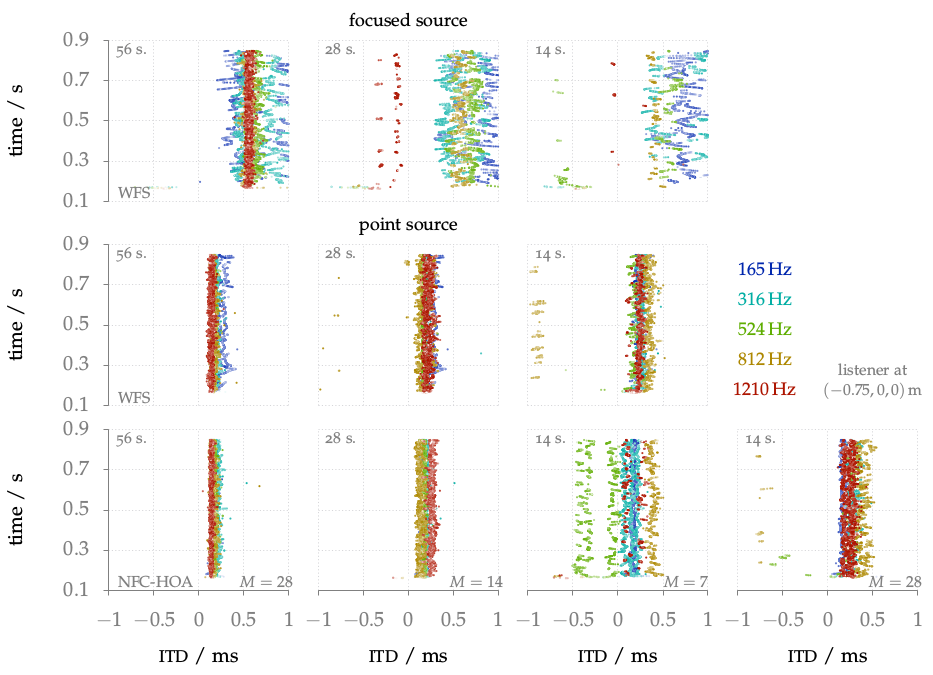

Write the gnuplot code that produced this figure.
#!/usr/bin/gnuplot
#
# FIGURE 6.4: ITD values over time for different frequencies as indicated by the
# color. The ITD was calculated by the binaural model for a single noise burst
# synthesized as a focused source or point source with WFS (2.76), (2.64) and
# NFC-HOA (2.50). The magnitude of the signal in the frequency channel is
# indicated by the opacity of the ITD points, with lighter points correspond to
# lower magnitudes.
#
# AUTHOR:   Hagen Wierstorf
# SOFTWARE: gnuplot 5.0 patchlevel 3

reset
set loadpath '../../gnuplot' 'data' 'src'

load 'latex.cfg'

set terminal epslatex size 14.5cm,10.5cm color colortext @small
set output 'fig6_04.tex'

unset key

set xrange [-1:1]
set yrange [0.1:0.9]
set cbrange [-80:-30]
unset colorbox

# limit time values in order to print no weight points on y-axis
limity(y) = y<0.12 ? 1/0 : y
# point size
PS=0.3
# sampling rate
FS = 44100

set multiplot

set size 0.2269,0.314

# --- 1 WFS fs 56 sources ---
set origin 0.08,0.697
set lmargin 2
set rmargin 0
set tmargin 2
set bmargin 0
load 'yborder.cfg'
set ytics (0.1,0.3,0.5,0.7,0.9)
load 'grid.cfg'
set ylabel 'time / s'
set label '\ft \acs{WFS}' at -0.9,0.14 left front tc ls 101
set label '\scs 56 s.' at -0.75,0.86 center front tc ls 101
datafile = 'wfs_nls56_X-0.75_Y0.00_fs'
load 'plot_itd_map.plt'

# --- WFS fs 28 sources ---
set origin 0.307,0.69
load 'noborder.cfg'
load 'grid.cfg'
set label '\ft focused source' at 0,1 center front
set label '\scs 28 s.' at -0.75,0.86 center front tc ls 101
datafile = 'wfs_nls28_X-0.75_Y0.00_fs'
load 'plot_itd_map.plt'

# --- WFS fs 14 sources ---
set origin 0.535,0.69
load 'grid.cfg'
set label '\scs 14 s.' at -0.75,0.86 center front tc ls 101
datafile = 'wfs_nls14_X-0.75_Y0.00_fs'
load 'plot_itd_map.plt'

# --- WFS ps 56 sources ---
set origin 0.08,0.355
set lmargin 2
set rmargin 0
set tmargin 1
set bmargin 1
load 'yborder.cfg'
set ytics (0.1,0.3,0.5,0.7,0.9)
load 'grid.cfg'
set ylabel 'time / s'
set label '\ft \acs{WFS}' at -0.9,0.14 left front tc ls 101
set label '\scs 56 s.' at -0.75,0.86 center front tc ls 101
datafile = 'wfs_nls56_X-0.75_Y0.00_ps'
load 'plot_itd_map.plt'

# --- WFS ps 28 sources ---
set origin 0.307,0.355
load 'noborder.cfg'
load 'grid.cfg'
set label '\ft point source' at 0,1 center front
set label '\scs 28 s.' at -0.75,0.86 center front tc ls 101
datafile = 'wfs_nls28_X-0.75_Y0.00_ps'
load 'plot_itd_map.plt'

# --- WFS ps 14 sources ---
set origin 0.535,0.355
load 'grid.cfg'
set label '\scs 14 s.' at -0.75,0.86 center front tc ls 101
datafile = 'wfs_nls14_X-0.75_Y0.00_ps'
load 'plot_itd_map.plt'

# --- NFC-HOA ps 56 sources, order 28 ---
set origin 0.08,0.04
set lmargin 2
set rmargin 0
set tmargin 0
set bmargin 2
load 'xyborder.cfg'
set ytics (0.1,0.3,0.5,0.7,0.9)
load 'grid.cfg'
set ylabel 'time / s'
set xlabel '\acs{ITD} / ms'
set label '\ft \acs{NFC-HOA}' at -0.9,0.14 left front tc ls 101
set label '\scs $M = 28$' at 0.75,0.14 center front tc ls 101
set label '\scs 56 s.' at -0.75,0.86 center front tc ls 101
datafile = 'nfchoa_nls56_order28_X-0.75_Y0.00_ps'
load 'plot_itd_map.plt'

# --- NFC-HOA ps 28 sources, order 14 ---
set origin 0.307,0.04
load 'xborder.cfg'
load 'grid.cfg'
set xlabel '\acs{ITD} / ms'
set label '\scs $M = 14$' at 0.75,0.14 center front tc ls 101
set label '\scs 28 s.' at -0.75,0.86 center front tc ls 101
datafile = 'nfchoa_nls28_order14_X-0.75_Y0.00_ps'
load 'plot_itd_map.plt'

# --- NFC-HOA ps 14 sources, order 7 ---
set origin 0.535,0.04
load 'xborder.cfg'
load 'grid.cfg'
set xlabel '\acs{ITD} / ms'
set label '\scs $M = 7$' at 0.75,0.14 center front tc ls 101
set label '\scs 14 s.' at -0.75,0.86 center front tc ls 101
datafile = 'nfchoa_nls14_order7_X-0.75_Y0.00_ps'
load 'plot_itd_map.plt'

# --- NFC-HOA ps 14 sources, order 28 ---
set origin 0.763,0.04
load 'xborder.cfg'
load 'grid.cfg'
set xlabel '\acs{ITD} / ms'
set label '\scs $M = 28$' at 0.75,0.14 center front tc ls 101
set label '\scs 14 s.' at -0.75,0.86 center front tc ls 101
set label '\ft $165$\,Hz'  at -0.7,1.7 center tc rgb '#0025ad'
set label '\ft $316$\,Hz'  at -0.7,1.55 center tc rgb '#00ada4'
set label '\ft $524$\,Hz'  at -0.7,1.4 center tc rgb '#5fad00'
set label '\ft $812$\,Hz'  at -0.7,1.25 center tc rgb '#ad8800'
set label '\ft $1210$\,Hz' at -0.7,1.1 center tc rgb '#ad1400'
set label '\scs listener at' at 0.5,1.2 center tc ls 101
set label '\scs $(-0.75,0,0)$\,m' at 0.5,1.1 center tc ls 101
set cbrange [-70:-20]
datafile = 'nfchoa_nls14_order28_X-0.75_Y0.00_ps'
load 'plot_itd_map.plt'

unset multiplot

# Make a raster version out of the image to reduce size:
unset output
!epstopdf fig6_04-inc.eps
!convert -density 400 fig6_04-inc.pdf fig6_04-inc_low.pdf
!mv fig6_04-inc_low.pdf fig6_04-inc.pdf
!pdflatex fig6_04.tex
!rm fig6_04.tex \
    fig6_04.aux \
    fig6_04-inc.eps \
    fig6_04-inc.pdf \
    fig6_04.log \
    fig6_04.out

# vim: set textwidth=200:
